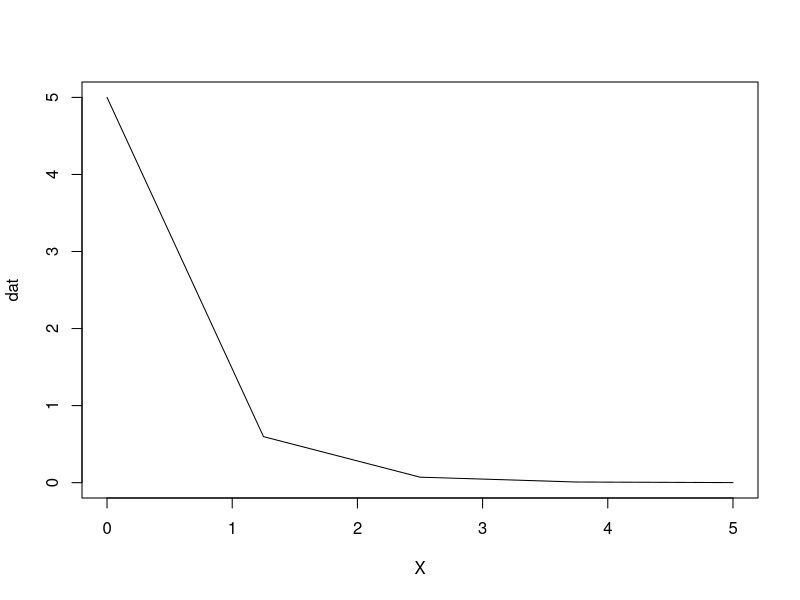
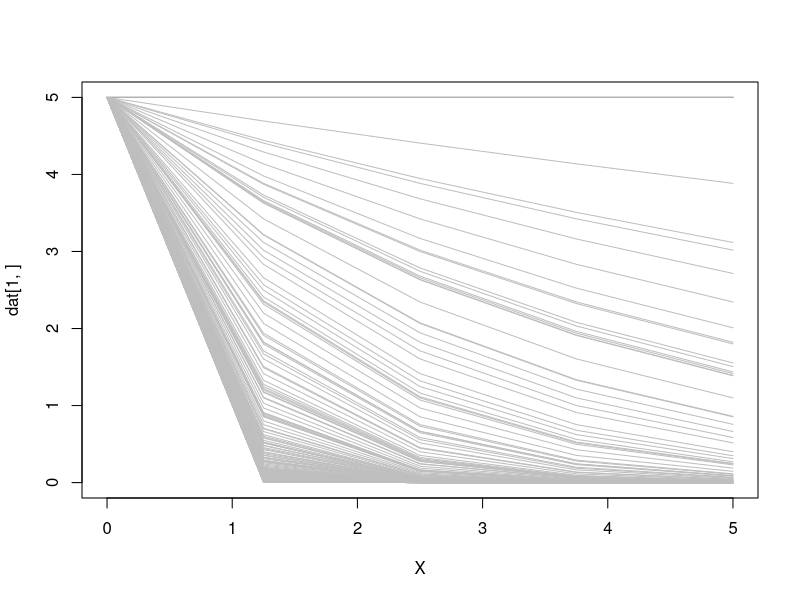
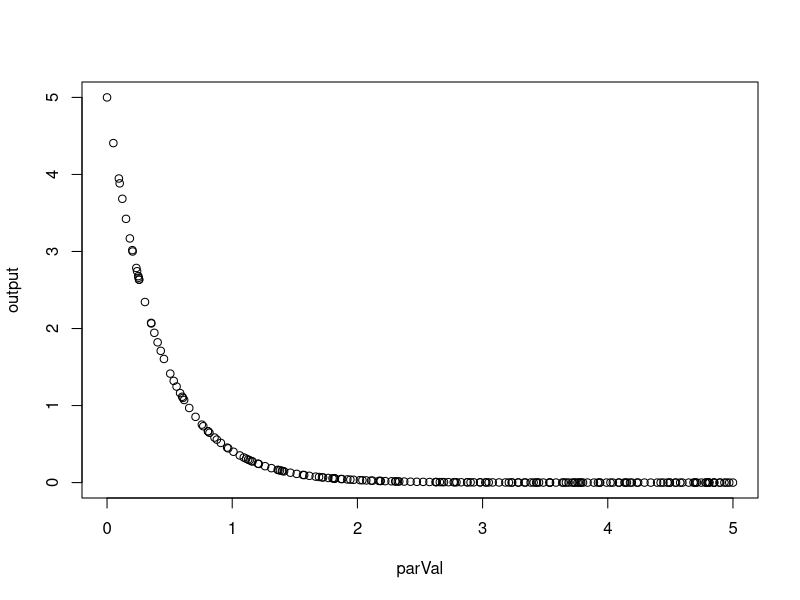

Write R code to recreate these figures, in order. (Note: this script raises an error after producing the figures.)
rm(list=ls())

forwardmodel<-function(mu,X){
  return(5*exp(-mu*(X)))
}
muEnd<-5
X=seq(0,5,length.out = muEnd)
mu=1.7
muRange=c(0,muEnd)
dat<-forwardmodel(mu=mu, X=X)
plot(x=X,y=dat, typ="l")


B=200
n=length(X)
kIndex<-100
parVal<-c(seq(0,muEnd,length.out = kIndex),
          runif(B-kIndex,0,muEnd))
dat<-matrix(NA, nrow=B, ncol=n )
for(i in 1:B){
  dat[i,]<-forwardmodel(mu=parVal[i], X=X)
}

plot(x=X, y = dat[1,], typ="l", ylim=range(as.numeric(dat)))
for(k in 1:B){
  lines(x=X, y= dat[k,], col="gray")
}



output<-dat[,3]

outputA<-output[1:kIndex]
outputB<-output[(kIndex+1):B]
plot(x=parVal, y=output)
gpFit<-function(x, distMat, theta){
  covMat<-theta[1]*exp(-distMat/theta[2])
  -dmvnorm(x=as.numeric(x), mean=rep(0,length(x)), sigma = covMat,log = TRUE)
}

distMat<-as.matrix(rdist(parVal))
distMatA<-distMat[1:kIndex,1:kIndex]
estPar<-optim(par = c(1,1), fn = gpFit, x=outputA, distMat=distMatA, method="BFGS")$par

covMat<-estPar[1]*exp(-distMat/estPar[2])
krigingVal<-covMat[(kIndex+1):B,1:kIndex]%*%(solve(covMat[1:kIndex,1:kIndex])%*%outputA)
krigingVal<-as.numeric(krigingVal)
sqrt(mean((krigingVal-outputB)^2))
plot(x=parVal[(kIndex+1):B], y=krigingVal,pch=16,col="blue", ylim=range(output,outputB))
points(x=parVal[(kIndex+1):B], y=outputB,col="red" , pch=16)

################################################################################
# Gaussian Process Emulator
library(fields)
theta<-c(1,0.1)
n=100
locationDat<-sort(runif(n=n))
distMat<-as.matrix(rdist(locationDat))
covMatUse<-theta[1]*exp(-distMat/theta[2])
x<-t(chol(covMatUse))%*%rnorm(n)
plot(x=locationDat, y=x, typ="l")

# 0.05=exp(-d/theta)
# -log(0.05)*0.4
# 
expCov<-function(theta,distMat){
  theta[1]*exp(-distMat/theta[2])
}

library(mvtnorm)
